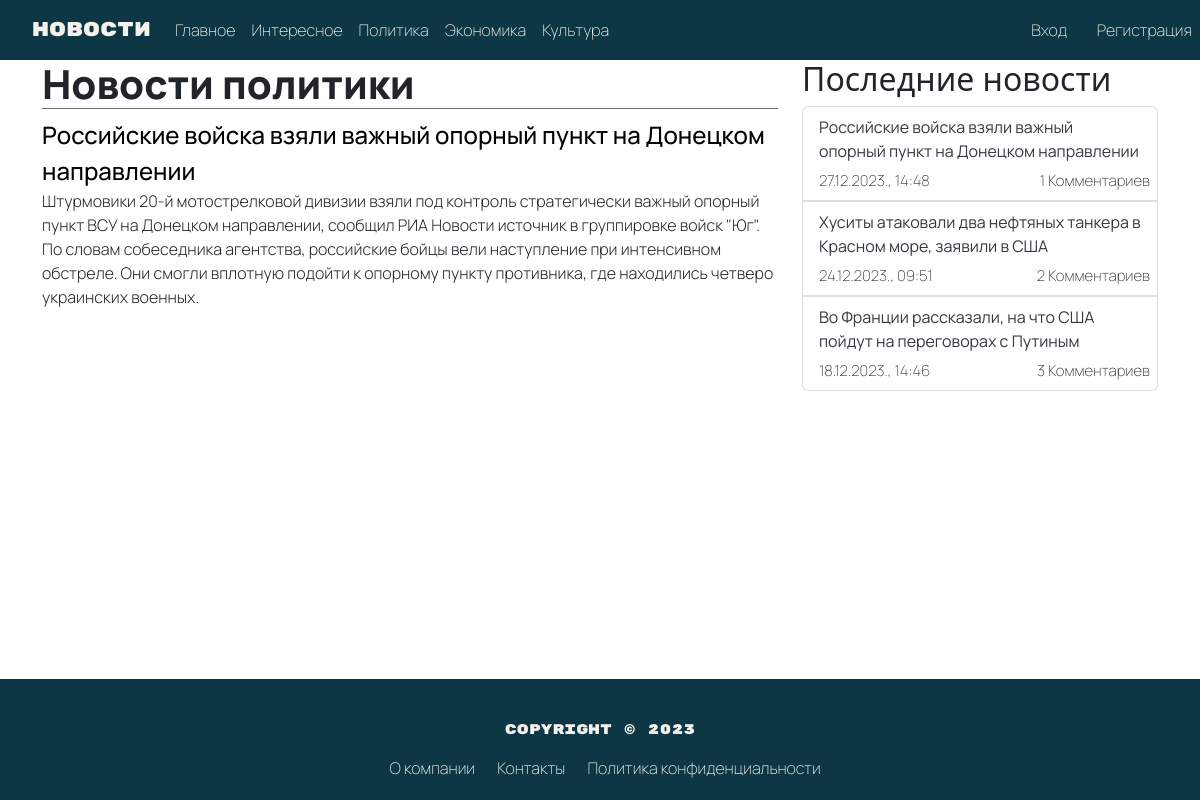
The page /myapp/politic_news/ on the database its author committed.
### myapp/models.py (models this page shows, shortened)
class Post(models.Model):
    CATEGORY_CHOICES = [
        ('main', 'Главное'),
        ('interesting', 'Интересное'),
        ('politic', 'Политика'),
        ('economy', 'Экономика'),
        ('culture', 'Культура'),
    ]
    title = models.CharField(max_length=200)
    preview = models.TextField(max_length=1024, default='')  # Маленькое описание новости с ограничением по длине
    content = models.TextField()
    created_date = models.DateTimeField(auto_now_add=True)
    category = models.CharField(max_length=20, choices=CATEGORY_CHOICES, default='other')
    image = models.ImageField(upload_to='post_images/', null=True, blank=True)
    def comments_count(self):
        return self.comments.filter().count()

### myapp/views.py (the view)
# urls.py: path('politic_news/', views.politic_news, name='politic_news'),
def politic_news(request):
    posts = Post.objects.all().order_by('-created_date')
    return render(request, 'myapp/politic_news.html', {'posts': posts})

### myapp/templates/myapp/politic_news.html (shortened to what this page needs)
{% load static %}
<!DOCTYPE html>
<html lang="ru">
<head>
    <link href="https://cdn.jsdelivr.net/npm/bootstrap@5.3.0/dist/css/bootstrap.min.css" rel="stylesheet">
    <link rel="stylesheet" href="{% static 'css/style.css' %}">
    <link href="{% static 'fonts/Manrope-VariableFont_wght.ttf' %}" rel="stylesheet">
    <link href="{% static 'fonts/RubikMonoOne-Regular.ttf' %}" rel="stylesheet">
</head>
<body>
    <nav class="navbar navbar-expand-lg navbar-light bg-0e3476">
        <div class="container-fluid">
            <a href="{% url 'post_list' %}" class="navbar-brand">
                Новости
            </a>
            <div class="collapse navbar-collapse" id="navbarNav">
                <ul class="navbar-nav">
                    <li class="nav-item">
                        <a href="{% url 'main_news' %}" class="nav-link">Главное</a>
                    </li>
                    <li class="nav-item">
                        <a href="{% url 'interesting_news' %}" class="nav-link">Интересное</a>
                    </li>
                    <li class="nav-item">
                        <a href="{% url 'politic_news' %}" class="nav-link">Политика</a>
                    </li>
                    <li class="nav-item">
                        <a href="{% url 'economic_news' %}" class="nav-link">Экономика</a>
                    </li>
                    <li class="nav-item">
                        <a href="{% url 'culture_news' %}" class="nav-link">Культура</a>
                    </li>
                    {% if request.user.is_authenticated %}
                        <li class="nav-item register">
                            <a href="{% url 'logout' %}" class="nav-link" id="logout">Выйти</a>
                        </li>
                    {% else %}
                        <li class="nav-item login">
                            <a href="{% url 'login' %}" class="nav-link" id="login">Вход</a>
                        </li>
                        <li class="nav-item register">
                            <a href="{% url 'register' %}" class="nav-link" id="registration">Регистрация</a>
                        </li>
                    {% endif %}
                </ul>
            </div>
        </div>
    </nav>
    <div class="container main" style="margin-top: 5%;">
        <div class="row">
            <div class="col-md-8">
                <h1>Новости политики</h1>
                {% for post in posts %}
                    {% if post.category == 'politic' %}
                    <a href="{% url 'post_detail' post_id=post.id %}">{{ post.title }}</a>
                    <p> {{ post.preview }}</p>
                    {% endif %}
                {% endfor %}
            </div>
            <div class="col-md-4 last">
                <h2>Последние новости</h2>
                <ul class="list-group">
                    {% for post in posts|slice:":3" %}
                    <li class="list-group-item">
                        <a href="{% url 'post_detail' post_id=post.id %}">{{ post.title }}</a>
                        <div class="d-flex justify-content-between">
                            <span class="date">{{ post.created_date|date:"d.m.Y., H:i" }} </span>
                            <span class="comments">{{ post.comments_count }} Комментариев</span>
                        </div>
                    </li>
                    {% endfor %}
                </ul>
            </div>
        </div>
    </div>
    <footer class="footer fixed-bottom">
        <div class="container">
          <p class="text-center">Copyright &copy; 2023</p>
          <ul class="list-inline">
            <li class="list-inline-item"><a href="#">О компании</a></li>
            <li class="list-inline-item"><a href="#">Контакты</a></li>
            <li class="list-inline-item"><a href="#">Политика конфиденциальности</a></li>
          </ul>
        </div>
    </footer>
</body>
</html>

### myapp/static/css/style.css (style rules this page uses)
.navbar { background-color: #0e3746; position: fixed; top: 0; left: 0; right: 0; z-index: 100; height: 60px; padding: 10px 20px; }
.navbar a { color: #f4f2ec; }
.navbar-brand { font-family: "RubikMonoOne"; }
.nav-item { font-family: "Manrope"; font-weight: 200; }
.navbar .nav-item.register { position: absolute; right: 0; text-align: right; }
.navbar .nav-item.login { position: absolute; right: 125px; text-align: right; }
.container h1 { font-family: "Manrope"; font-weight: 800; border-bottom: 1px solid #696e79; }
.container p { font-family: "Manrope"; font-weight: 300; }
.container { margin-top: 20px; }
.col-md-8 a { font-family: "Manrope"; font-weight: 500; font-size: 24px; color: black; text-decoration: none; }
.main .list-group-item { border: none; padding-left: 0px; }
.list-group-item { border: 1px solid rgba(0, 0, 0, .125) !important; padding: .5rem 1rem !important; }
.list-group-item a { text-decoration: none; }
.list-group-item span { font-family: "Manrope"; font-weight: 200; color: #343a40; font-size: 15px; }
.list-group-item span.comments { position: absolute; right: 0; text-align: right; padding-right: 2%; }
.last .list-group-item a { font-family: "Manrope"; font-weight: 400; color: #343a40; }
.last .list-group-item span { padding-top: 2%; font-family: "Manrope"; font-weight: 200; color: #343a40; }
footer { margin-top: 5%; background-color: #0e3746; padding: 20px 0; text-align: center; }
.footer p { font-family: "RubikMonoOne"; font-size: 14px; color: #f4f2ec; }
.footer ul { list-style-type: none; margin: 0; padding: 0; }
.footer ul li { display: inline-block; margin-left: 10px; }
.footer a { font-family: "Manrope"; font-weight: 200; color: #f4f2ec; text-decoration: none; }

### rows shown on the page
Post: title "Российские войска взяли важный опорный пункт на Донецком направлении", preview "Штурмовики 20-й мотострелковой дивизии взяли под контроль стратегически важный опорный пункт ВСУ на Донецком направлении, сообщил РИА Новости источник в группировке войск \"Юг\". По словам собеседника агентства, российские бойцы вели наступление при интенсивном обстреле. Они смогли вплотную подойти к опорному пункту противника, где находились четверо украинских военных.", created_date "27.12.2023., 14:48", comments_count "1"
Post: title "Хуситы атаковали два нефтяных танкера в Красном море, заявили в США", created_date "24.12.2023., 09:51", comments_count "2"
Post: title "Во Франции рассказали, на что США пойдут на переговорах с Путиным", created_date "18.12.2023., 14:46", comments_count "3"
